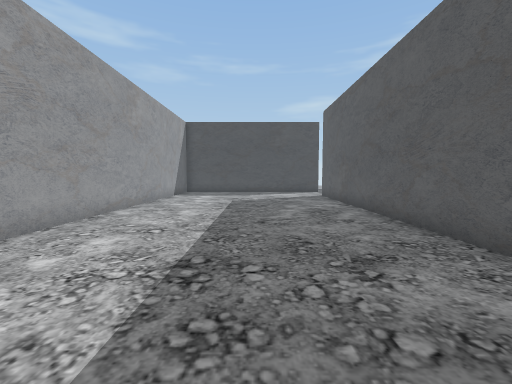
View 1 (above)

24 first-person views from a walk through a Unity game level. The camera is 1.3 m above the floor, tilts 4° down and sees 90° across. The floor is counted in squares, 1 m on a side. Each view is taken from the middle of a square. On the plan, view 1 faces up. The plan holds only what a view shows up to about 13 squares ahead; the rest is blank. The place goes on beyond the plan. The player is left out.

View 2
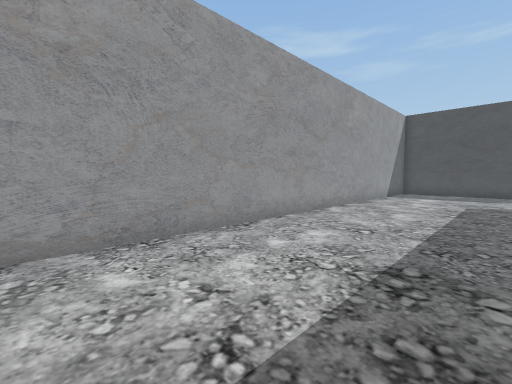

View 3
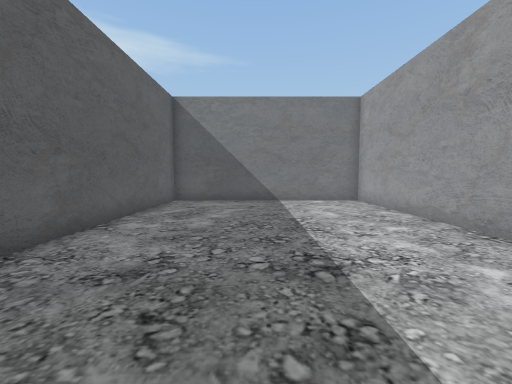

View 4
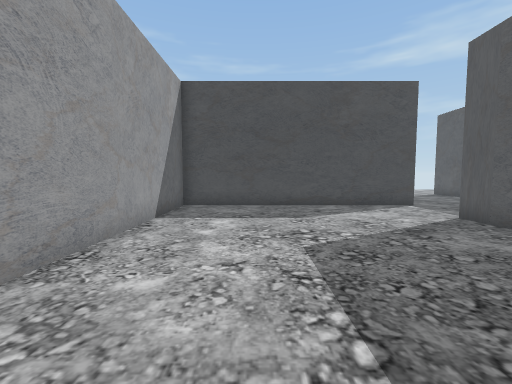

View 5
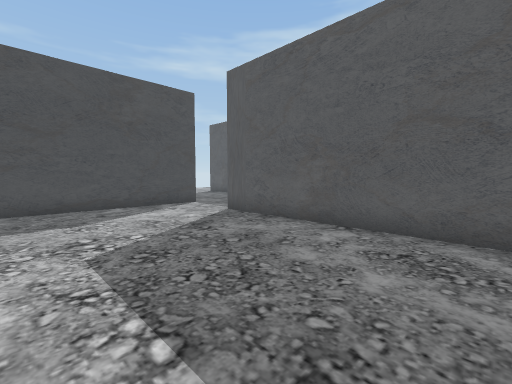

View 6
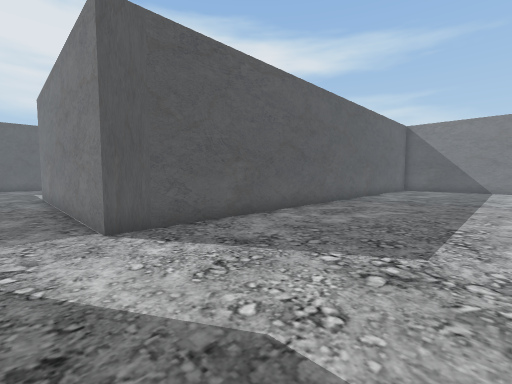

View 7
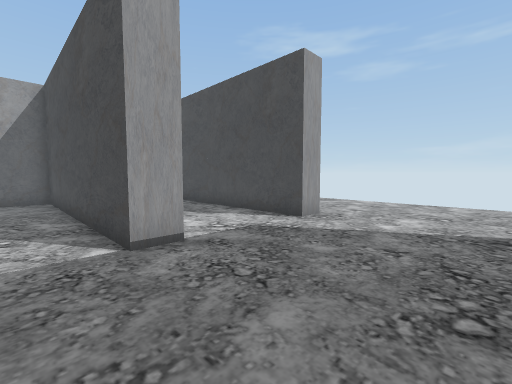

View 8
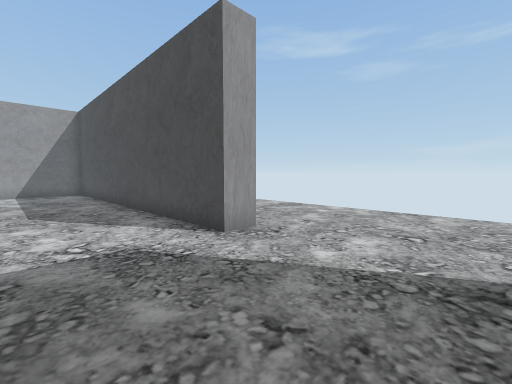

View 9
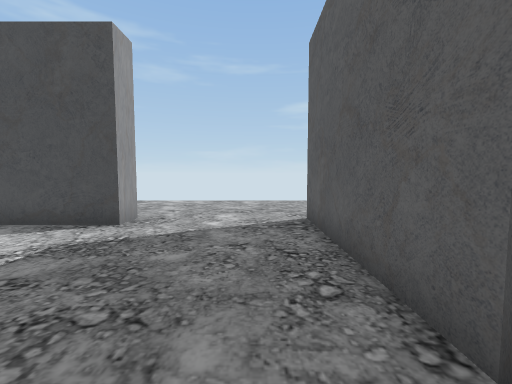

View 10
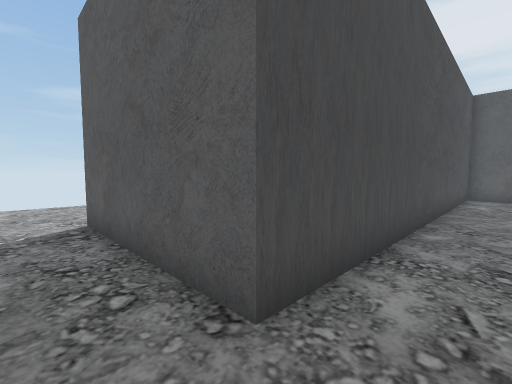

View 11
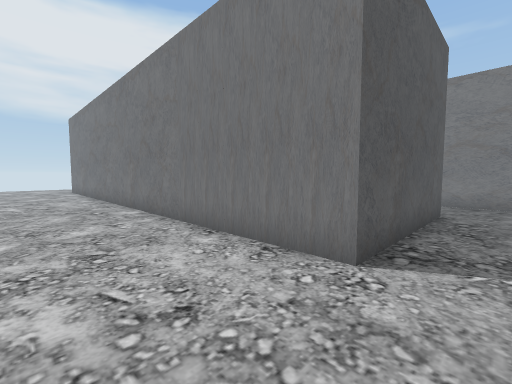

View 12
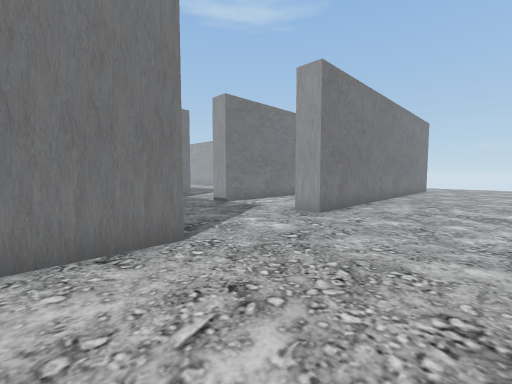

View 13
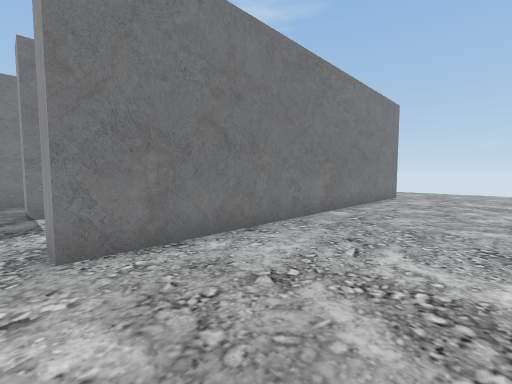

View 14
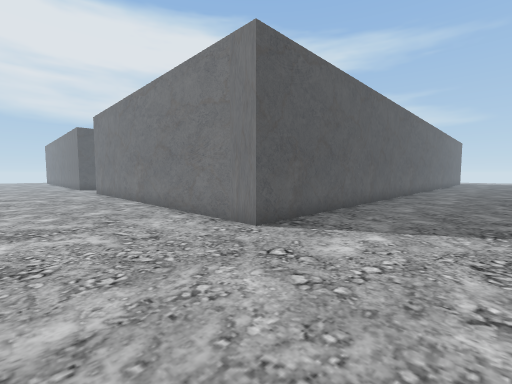

View 15
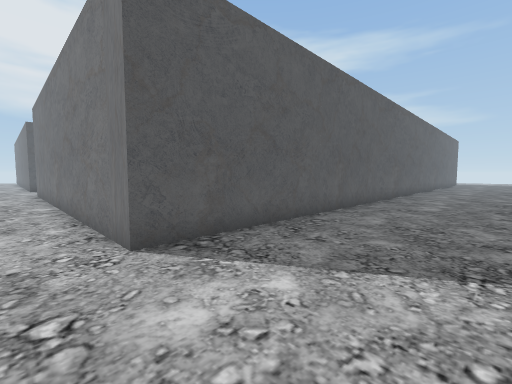

View 16
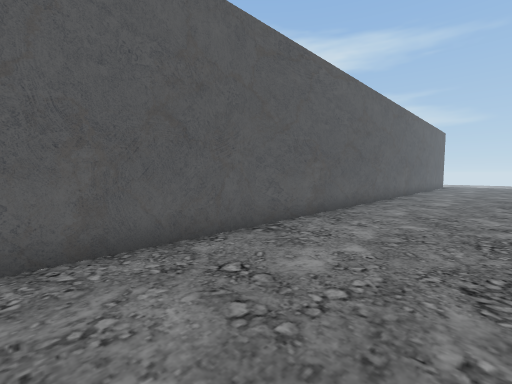

View 17
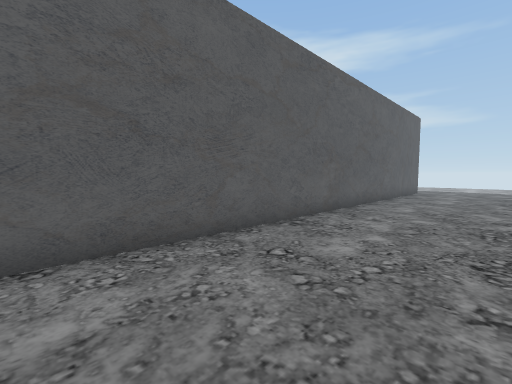

View 18
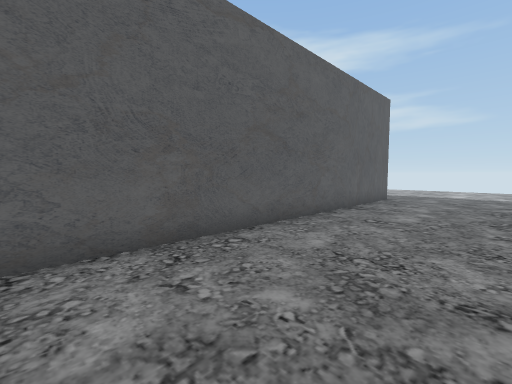

View 19
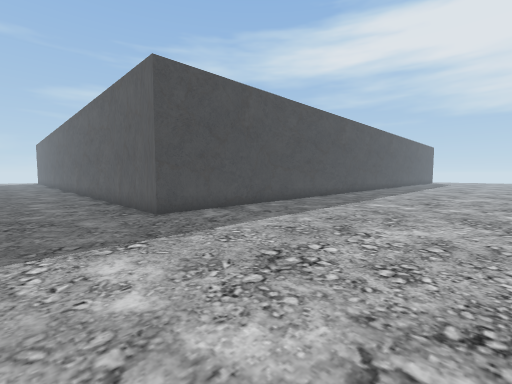

View 20
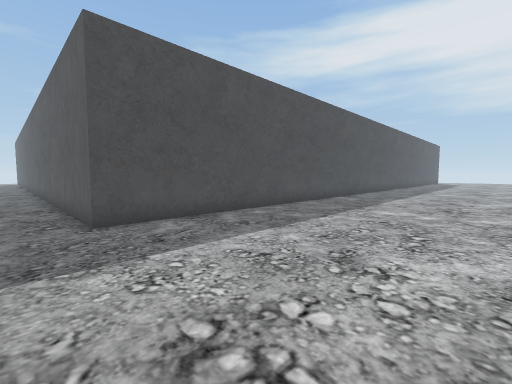

View 21
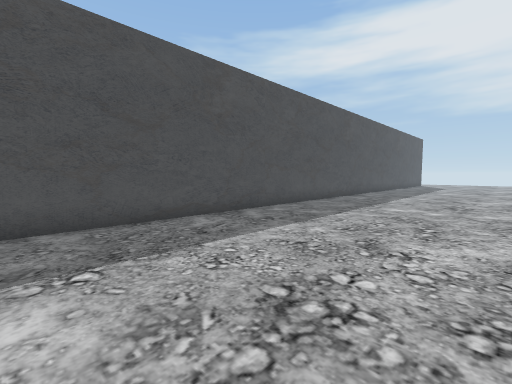

View 22
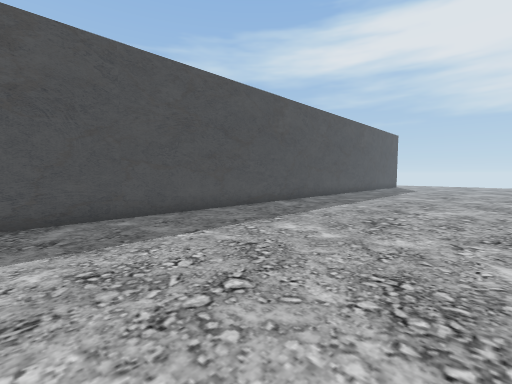

View 23
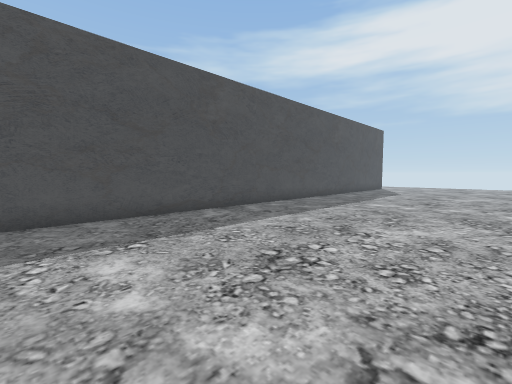

View 24
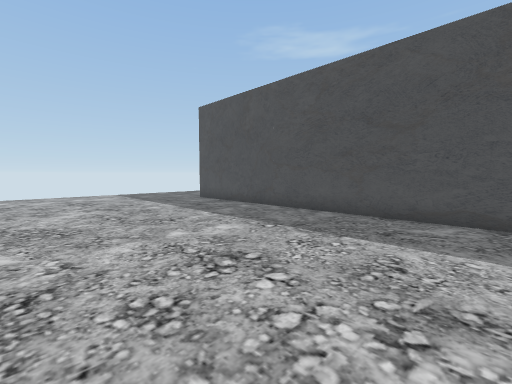

### Floor plan
Points are (right, up) in squares from view 1. A wall is a line through its corners. A room is listed if a view was taken in it or the views show most of it. See-through windows are left out.
Room 1 (views 1, 2, 3, 4, 5, 6)
walls: (4.5, 18.5) (-5, 18.5) (-5, -5.5) (4, -5.5) (4, 15.5) (5.5, 15.5)
ways out: opening at (5.7, 17) to room 2
Room 2 (views 7, 8, 9, 10, 11, 12, 13, 14, 15, 16, 17, 18, 19, 20, 21, 22, 23, 24)
walls: (5.5, 15.5) (14.9, 15.5); (3, 19.5) (4.5, 19.5) (4.5, 18.5); (16.5, 18.5) (9.5, 18.5) (9.5, 24.5) (16.5, 24.5); (16.5, -11) (-10.5, -11) (-10.5, 24.5) (4.5, 24.5) (4.5, 23.5) (-5.9, 23.5)
ways out: opening at (5.7, 17) to room 1

Where each view was taken, in squares from view 1:
view 1: 0 up, 0 right, facing up
view 2: 0 up, 0 right, facing up-left
view 3: 7 up, 0 right, facing down
view 4: 8 up, 2 left, facing up
view 5: 8 up, 2 left, facing up-right
view 6: 17 up, 2 left, facing down-right
view 7: 17 up, 9 right, facing up-left
view 8: 20 up, 9 right, facing up-left
view 9: 17 up, 8 right, facing up
view 10: 17 up, 8 right, facing up-right
view 11: 28 up, 8 right, facing down-right
view 12: 29 up, 12 right, facing down-left
view 13: 29 up, 5 right, facing down-left
view 14: 29 up, 15 left, facing down-right
view 15: 26 up, 15 left, facing down-right
view 16: 18 up, 15 left, facing down-right
view 17: 9 up, 15 left, facing down-right
view 18: 3 up, 15 left, facing down-right
view 19: 19 down, 14 left, facing up-right
view 20: 18 down, 12 left, facing up-right
view 21: 18 down, 3 left, facing up-right
view 22: 19 down, 2 right, facing up-right
view 23: 19 down, 6 right, facing up-right
view 24: 19 down, 2 right, facing up-left
